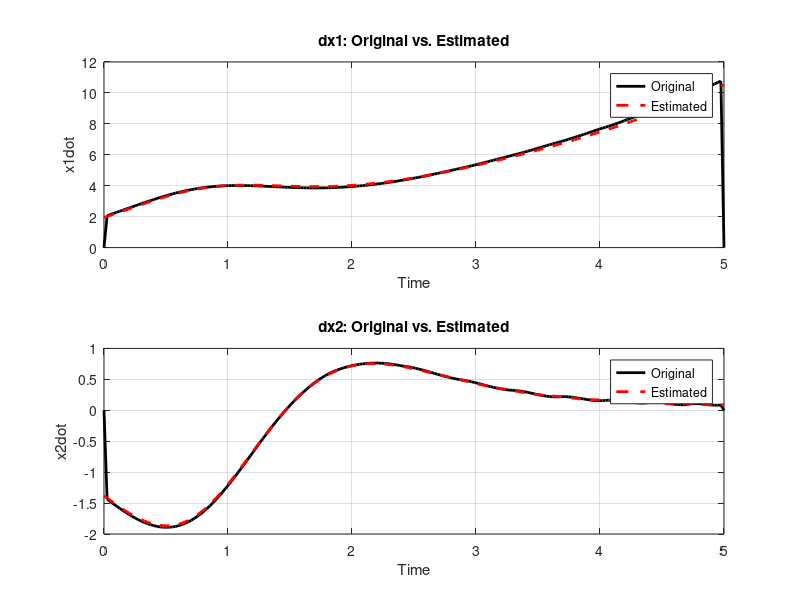

Source code (MATLAB):
clear; close all; clc;

a = [0.8, -1.5, 0.3]; % coefficients for dx1: [x1, x2, x1*x2]
b = [-0.6, 1.2, -0.4]; % coefficients for dx2: [x1, x2, x1*x2]

% Define the system of ODEs
f_ode = @(t, X) [a(1)*X(1) + a(2)*X(2) + a(3)*X(1)*X(2); ...
                 b(1)*X(1) + b(2)*X(2) + b(3)*X(1)*X(2)];

tspan = linspace(0, 5, 200); % Time range
X0 = [1; -1]; % Initial conditions
[time, X] = ode45(f_ode, tspan, X0);

x1 = X(:, 1); % Extract x1
x2 = X(:, 2); % Extract x2
dt = time(2) - time(1); % Time step

% Compute derivatives using central differences
x1dot = [0; (x1(3:end) - x1(1:end-2)) / (2*dt); 0]; % Derivative of x1
x2dot = [0; (x2(3:end) - x2(1:end-2)) / (2*dt); 0]; % Derivative of x2

Theta = [x1, x2, x1.*x2]; % Design matrix with terms [x1, x2, x1*x2]

alpha = 1e-4; % Regularization parameter
a_est = (Theta' * Theta + alpha * eye(size(Theta, 2))) \ (Theta' * x1dot);
b_est = (Theta' * Theta + alpha * eye(size(Theta, 2))) \ (Theta' * x2dot);

disp('True Coefficients for x1dot:');
disp(a');
disp('Estimated Coefficients for x1dot:');
disp(a_est);
disp('True Coefficients for x2dot:');
disp(b');
disp('Estimated Coefficients for x2dot:');
disp(b_est);

x1dot_est = Theta * a_est; % Estimated derv.x1
x2dot_est = Theta * b_est; % Estimated derv.x2

figure;
subplot(2, 1, 1);
plot(time, x1dot, 'k', 'LineWidth', 2); hold on;
plot(time, x1dot_est, 'r--', 'LineWidth', 2);
title('dx1: Original vs. Estimated');
xlabel('Time'); ylabel('x1dot');
legend('Original', 'Estimated');
grid on;
subplot(2, 1, 2);
plot(time, x2dot, 'k', 'LineWidth', 2); hold on;
plot(time, x2dot_est, 'r--', 'LineWidth', 2);
title('dx2: Original vs. Estimated');
xlabel('Time'); ylabel('x2dot');
legend('Original', 'Estimated');
grid on;